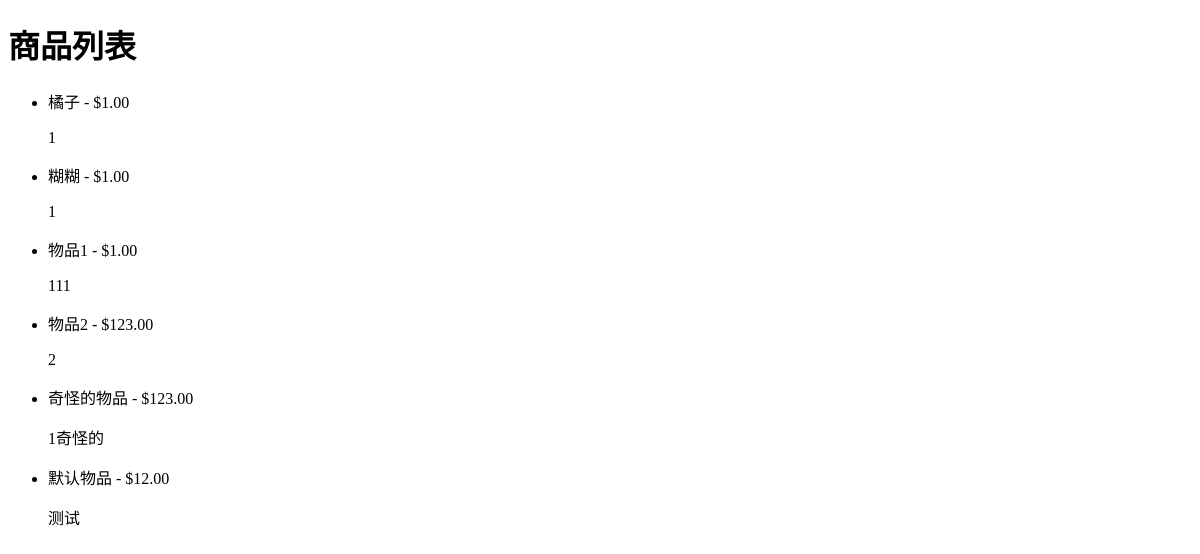
The app's page /productsver2/, older data.
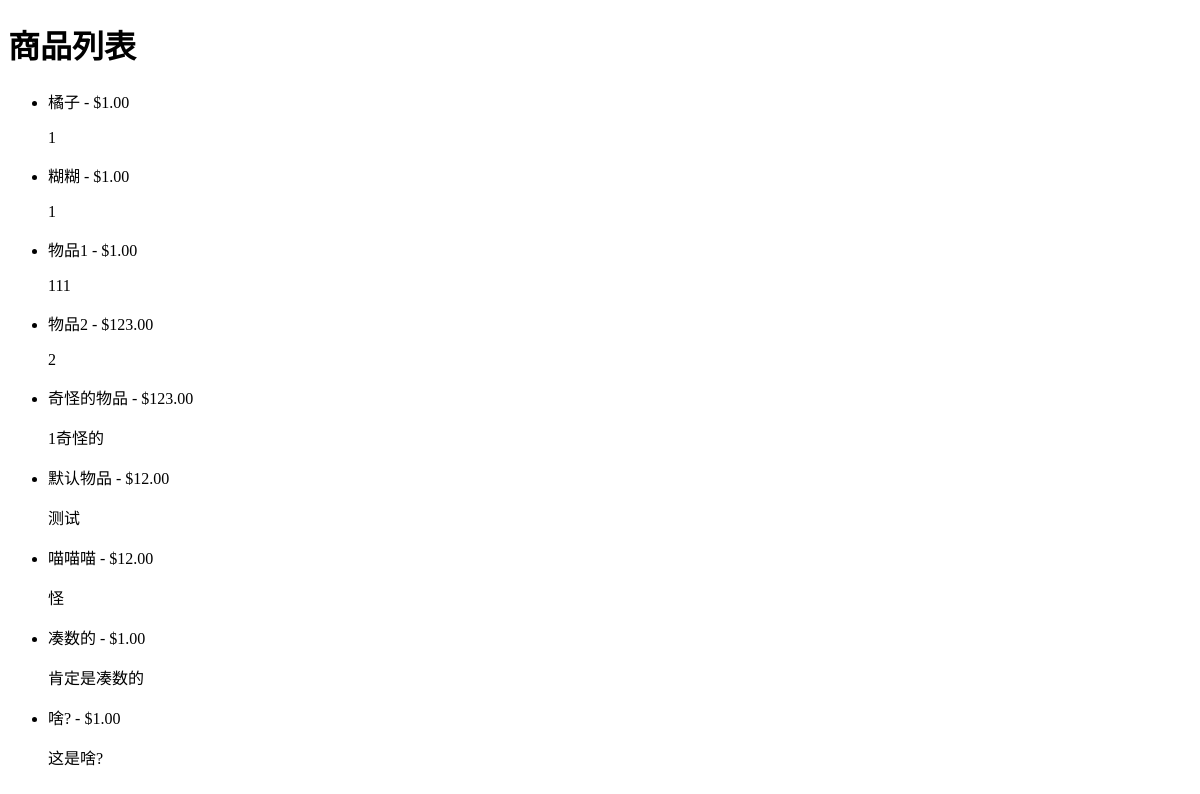
The same page, newer data.
### CommerceCore/models.py (models this page shows, shortened)
class Product(models.Model):
    product_id = models.AutoField(verbose_name="商品ID", primary_key=True)
    product_name = models.CharField(verbose_name="商品名称", max_length=100)
    image = models.ImageField(verbose_name="商品图片", upload_to='product_images/', default='avatars/default.png')
    click = models.IntegerField(verbose_name="点击量", default=0)
    unit = models.CharField(verbose_name="单位", max_length=20, default="个")
    description = models.TextField(verbose_name="商品描述", blank=True)
    details = models.TextField(verbose_name="商品详情", blank=True)
    price = models.DecimalField(verbose_name="价格", max_digits=10, decimal_places=2)
    stock_quantity = models.IntegerField(verbose_name="库存数量")
    category = models.ForeignKey(Category, verbose_name="类别", on_delete=models.CASCADE,related_name="products")
    listing_date = models.DateTimeField(verbose_name="上架时间", auto_now_add=True)
    suggest = models.BooleanField(verbose_name="推荐", default=False)
    score = models.IntegerField(verbose_name="评分", default=0)
    sales = models.IntegerField(verbose_name="销量", default=0)
    rating_count = models.IntegerField(verbose_name="评分人数", default=0)

### CommerceCore/views.py (the view)
# urls.py: path('productsver2/', views.product_list_ver2, name='product_list_ver2'),
def product_list_ver2(request):
    products = Product.objects.all()
    return render(request, 'product_list_ver2.html', {'products': products})

### CommerceCore/templates/product_list_ver2.html (shortened to what this page needs)
<!DOCTYPE html>
<html lang="en">
  <head>
  </head>
  <body>
    <h1>商品列表</h1>
    <ul>
      {% for product in products %}
      <li>{{ product.product_name }} - ${{ product.price }}</li>
      <p>{{ product.description }}</p>
      {% endfor %}
    </ul>
  </body>
</html>

Row changes from the older to the newer data that the page shows:
added Product: product_name "喵喵喵", price "12.00", description "怪"
added Product: product_name "凑数的", price "1.00", description "肯定是凑数的"
added Product: product_name "啥?", price "1.00", description "这是啥?"
